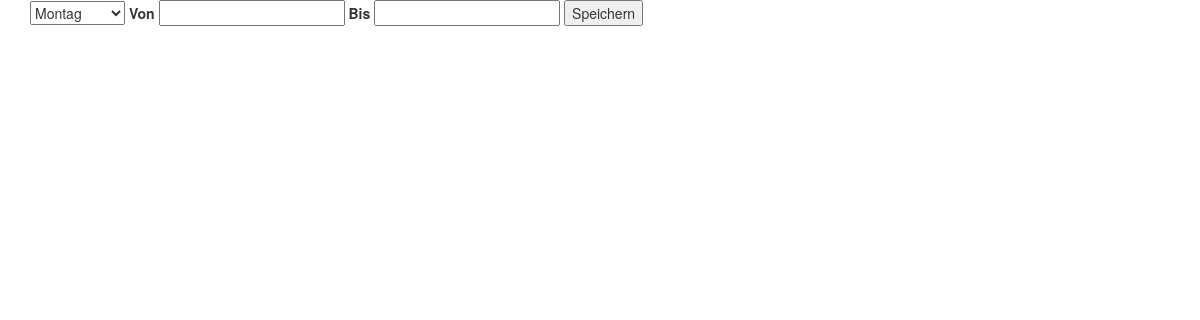
Page /restaurant/openingTime on the earlier database version.
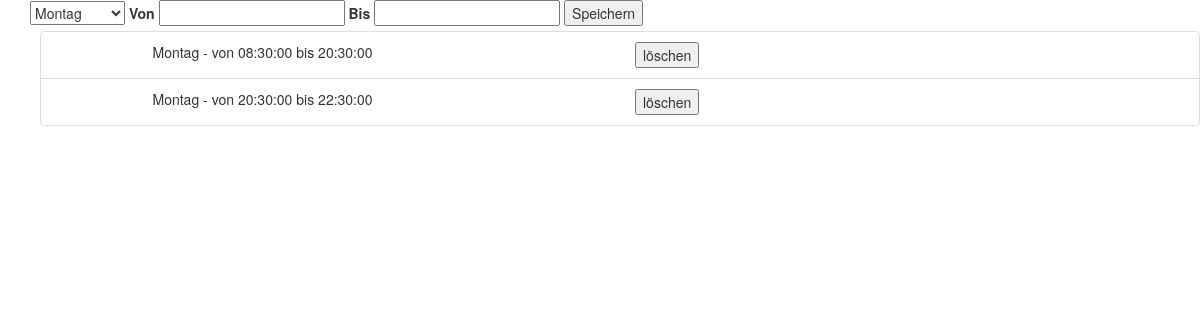
Same page on the later database version.
### tables this page shows
CREATE TABLE 'openingTimes'('id' INTEGER PRIMARY KEY AUTOINCREMENT,'restaurant_id' INTEGER, 'day' TEXT, 'fromTime' Text,'toTime' Text, FOREIGN KEY(restaurant_id) REFERENCES restaurant(restaurantId));

### app.py (the view)
@app.route("/restaurant/openingTime")
def openingTime():
    list = zugreifer.getOpeningTimesForRestaurant(1)
    mondaysList = []
    tuesdayList = []
    wednesdayList = []
    thursdayList = []
    fridayList = []
    saturdayList = []
    sundayList = []
    for openingTime in list:
        if(openingTime.day == 'Montag'):
            mondaysList.append(openingTime)
        if(openingTime.day == 'Dienstag'):
            tuesdayList.append(openingTime)
        if(openingTime.day == 'Mittwoch'):
            wednesdayList.append(openingTime)
        if(openingTime.day == 'Donnerstag'):
            thursdayList.append(openingTime)
        if(openingTime.day == 'Freitag'):
            fridayList.append(openingTime)
        if(openingTime.day == 'Samstag'):
            saturdayList.append(openingTime)
        if(openingTime.day == 'Sonntag'):
            sundayList.append(openingTime)
    return render_template('openingTime.html',
        mondaysList=mondaysList,
        tuesdayList=tuesdayList,
        wednesdayList=wednesdayList,
        thursdayList=thursdayList,
        fridayList=fridayList,
        saturdayList=saturdayList,
        sundayList=sundayList)

### zugreifer.py (called while the page is built)
def getOpeningTimesForRestaurant(restaurantId):
    con = sqlite3.connect('Database.db')
    cur = con.cursor()
    result = cur.execute("SELECT * FROM openingTimes WHERE restaurant_id=" + str(restaurantId) );
    openingTimes = list()
    for x in result:
        openingTimes.append(OpeningTime(x[0], x[1], x[2], x[3], x[4]))
    cur.close()
    con.close()
    return openingTimes

### templates/openingTime.html (shortened to what this page needs)
<!DOCTYPE html>
<html lang="en">
<head>
    <link rel="stylesheet" href="https://maxcdn.bootstrapcdn.com/bootstrap/3.4.1/css/bootstrap.min.css">
</head>
<body>
    <div class="container" >
        <form action="/restaurant/openingTime/add" method="post">
            <select type="text" name="day">
                <option value="Montag">Montag</option>
            </select>
            <label for="from">Von
                <input type="text" name="from" required>
            </label>
            <label for="to">Bis
                <input type="text" name="to" required>
            </label>
            <button type="submit">Speichern</button>
        </form>
    </div>
    <div>
        <ul>
            {%for monday in mondaysList%}
            <li class="list-group-item" style="list-style-type: none;">
                <div class="row">
                    <div class="col-sm-1"></div>
                    <div class="col-sm-5">
                        {{ monday.day }} - von {{monday.fromTime}} bis {{monday.toTime}}
                    </div>
                    <div class="col-sm-3">
                        <form action="{{ url_for('delete_day',id =monday.id) }}" method=post >
                            <button type="submit">löschen</button>
                        </form>
                    </div>
            </li>
            {% endfor %}
        </ul>
    </div>
</body>
</html>

Differences in the rows shown:
added openingTimes: day "Montag", fromTime "08:30:00", toTime "20:30:00"
added openingTimes: day "Montag", fromTime "20:30:00", toTime "22:30:00"
